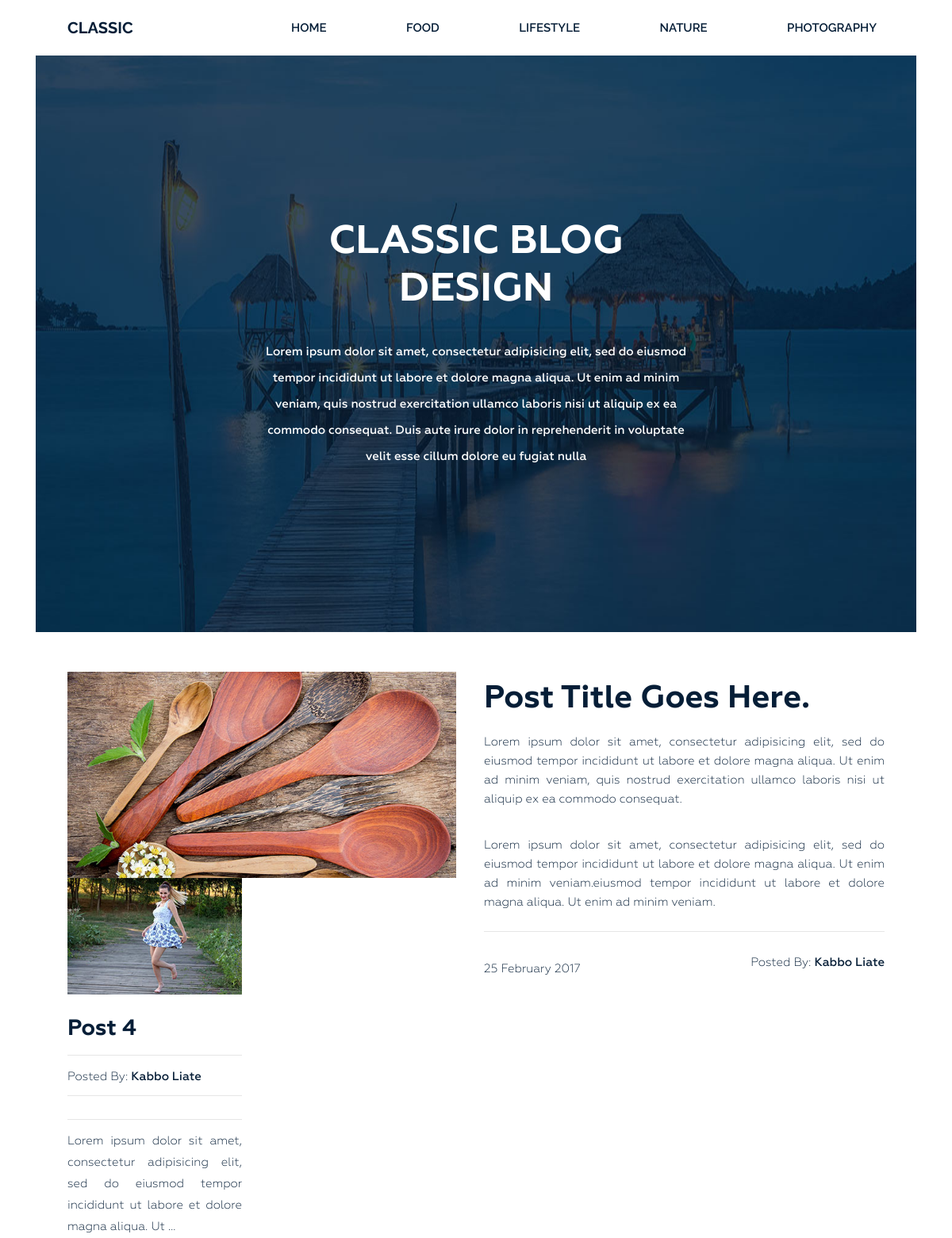
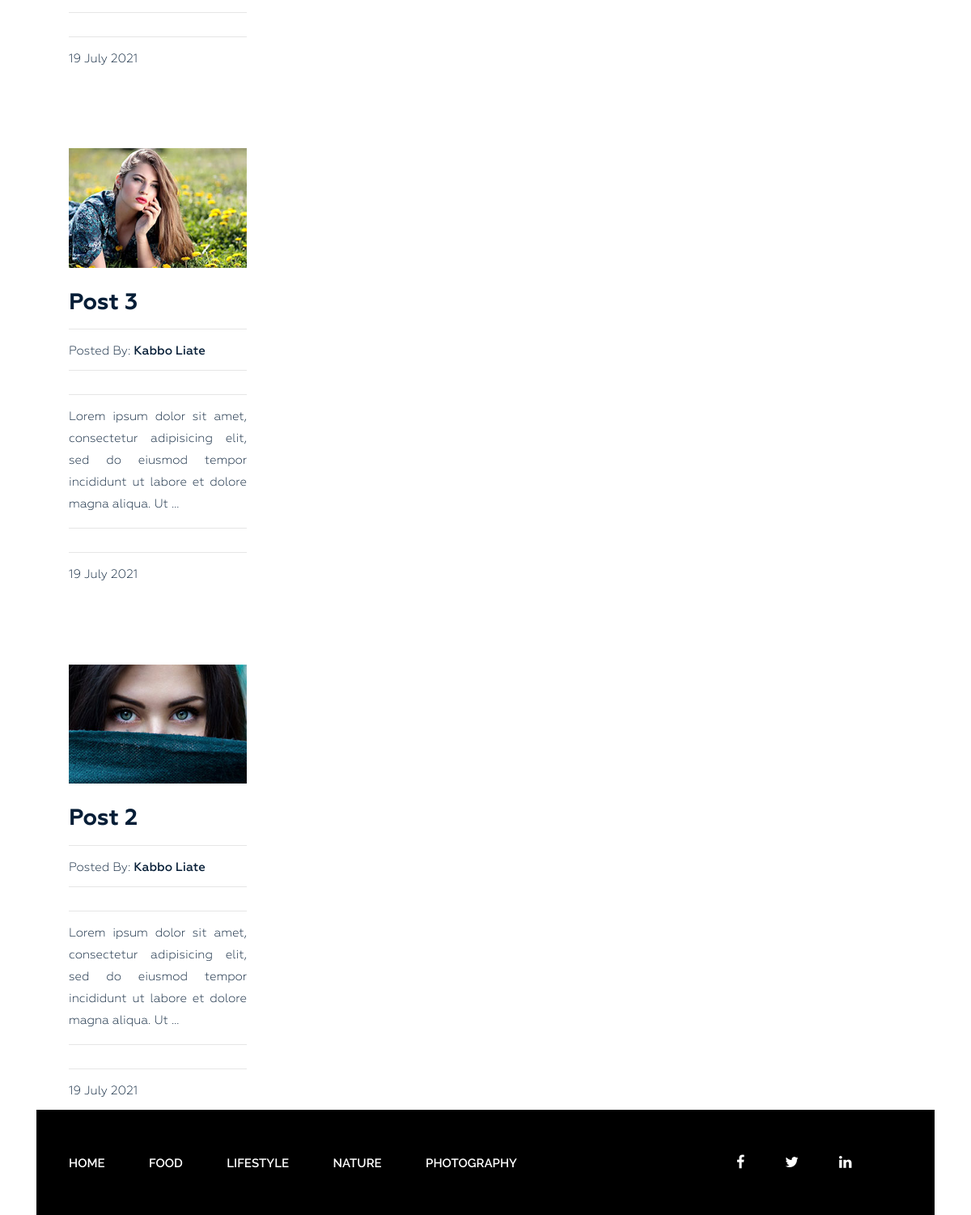
The page /tag/canada/ on the database its author committed (2 pictures, top to bottom).
### blog/models.py (models this page shows, shortened)
class Category(models.Model):
    title = models.CharField(max_length=50)
    slug = models.SlugField(max_length=50, unique=True)
    def get_absolute_url(self):
        return reverse("category", kwargs={"slug": self.slug})
    class Meta:
        ordering = ['title']
        verbose_name_plural = 'Categories'

class Post(models.Model):
    title = models.CharField(max_length=255)
    slug = models.SlugField(max_length=255, unique=True)
    author = models.CharField(max_length=100)
    content = models.TextField(blank=True)
    created_at = models.DateTimeField(auto_now_add=True)
    photo = models.ImageField(upload_to='photos/%Y/%m/%d/', blank=True)
    views = models.IntegerField(default=0)
    category = models.ForeignKey(Category, on_delete=models.PROTECT, related_name='posts')
    tags = models.ManyToManyField(Tag, blank=True, related_name='posts')
    class Meta:
        ordering = ['-created_at']
    def get_absolute_url(self):
        return reverse("post", kwargs={"slug": self.slug})

### blog/views.py (the view)
# urls.py: path('tag/<str:slug>/', PostsByTag.as_view(), name='tag'),
class PostsByTag(ListView):
    template_name = 'blog/tag.html'
    context_object_name = 'posts'
    paginate_by = 4
    allow_empty = False
    def get_queryset(self):
        return Post.objects.filter(tags__slug=self.kwargs['slug'])
    def get_context_data(self, **kwargs):
        context = super().get_context_data(**kwargs)
        context['title'] = 'Posts by tag ' + str(Tag.objects.get(slug=self.kwargs['slug']))
        return context

### blog/models.py (called while the page is built)
    def __str__(self):
        return self.title

### blog/templatetags/menu.py (called while the page is built)
@register.inclusion_tag('blog/menu_tpl.html')
def show_menu(menu_class='menu'):
    categories = Category.objects.all()
    return {"categories": categories, "menu_class": menu_class}

### blog/templates/blog/tag.html (shortened to what this page needs)
{% extends 'base.html' %}
{% load static %}
{% block content %}
<section class="bg-text-area">
    <div class="container">
        <div class="row">
            <div class="col-md-12">
                <div class="bg-text">
                    <h3>Classic BLOG Design</h3>
                    <p>Lorem ipsum dolor sit amet, consectetur adipisicing elit, sed do eiusmod tempor incididunt ut
                        labore et dolore magna aliqua. Ut enim ad minim veniam, quis nostrud exercitation ullamco
                        laboris nisi ut aliquip ex ea commodo consequat. Duis aute irure dolor in reprehenderit in
                        voluptate velit esse cillum dolore eu fugiat nulla </p>
                </div>
            </div>
        </div>
    </div>
</section>
<section class="blog-post-area">
    <div class="container">
        <div class="row">
            <div class="blog-post-area-style">
                <div class="col-md-12">
                    <div class="single-post-big">
                        <div class="big-image">
                            <img src="{% static 'img/post-image1.jpg' %}" alt="">
                        </div>
                        <div class="big-text">
                            <h3><a href="#">Post Title Goes Here.</a></h3>
                            <p>Lorem ipsum dolor sit amet, consectetur adipisicing elit, sed do eiusmod tempor
                                incididunt ut labore et dolore magna aliqua. Ut enim ad minim veniam, quis nostrud
                                exercitation ullamco laboris nisi ut aliquip ex ea commodo consequat.</p>
                            <p>Lorem ipsum dolor sit amet, consectetur adipisicing elit, sed do eiusmod tempor
                                incididunt ut labore et dolore magna aliqua. Ut enim ad minim veniam.eiusmod tempor
                                incididunt ut labore et dolore magna aliqua. Ut enim ad minim veniam.</p>
                            <h4><span class="date">25 February 2017</span><span class="author">Posted By: <span
                                        class="author-name">Kabbo Liate</span></span>
                            </h4>
                        </div>
                    </div>
                </div>
                {% for post in posts %}
                <div class="col-md-3">
                    <div class="single-post">
                        {% if post.photo %}
                        <img src="{{ post.photo.url }}" alt="{{ post.title }}">
                        {% else %}
                        <img src="https://picsum.photos/id/1060/300/201/?blur=2" alt="{{ post.title }}">
                        {% endif %}
                        <h3><a href="{{ post.get_absolute_url }}">{{ post.title }}</a></h3>
                        <h4><span>Posted By: <span class="author-name">{{ post.author }}</span></span>
                        </h4>
                        <p>{{ post.content|truncatewords_html:20|safe }}</p>
                        <h4><span>{{ post.created_at|date:"j F Y" }}</span></h4>
                    </div>
                </div>
                {% endfor %}
            </div>
        </div>
    </div>
</section>
{% endblock content %}

### static/style.css (style rules this page uses)
.wrapper header.header .menu { margin: 0 }
.wrapper header.header .menu ul { float: right; margin: 0; padding: 0; margin-right: 4px; }
.wrapper header.header .menu ul li { display: inline-block; list-style: outside none none; margin: 0 -4px 0 0; }
.wrapper header.header .menu ul li a { color: rgb(6, 30, 55); font-family: "Raleway", sans-serif; font-size: 15px; font-weight: 600; line-height: 70px; padding: 26px 50px; text-decoration: none; text-transform: uppercase; }
.wrapper section.bg-text-area .bg-text { background-image: url(img/bg-iamges.jpg); background-size: 100% 100%; padding: 205px 280px; }
.wrapper section.bg-text-area .bg-text h3 { color: #fff; font-family: Geometria; font-size: 50px; font-weight: 700; text-align: center; text-transform: uppercase; margin: 0; }
.wrapper section.bg-text-area .bg-text p { color: #fff; font-family: Geometria; font-size: 15px; font-weight: 500; line-height: 33px; margin: 32px 0 0; text-align: center; }
section.blog-post-area { margin-top: 50px; }
section.blog-post-area .big-image { float: left; width: 50%; padding-right: 35px; }
section.blog-post-area .big-text { float: right; width: 50%; padding-right: 20px; }
section.blog-post-area img { width: 100%; }
section.blog-post-area .big-text h3 { margin: 10px 0 0; }
section.blog-post-area .big-text h3 a { font-family: Geometria; font-weight: 700; font-size: 40px; color: #061e37; text-decoration: none; }
section.blog-post-area .big-text p { color: #061e37; font-family: Geometria; font-size: 15px; font-weight: 400; line-height: 24px; padding-top: 18px; text-align: justify; text-decoration: none; }
section.blog-post-area .big-text h4 { margin-top: 25px; padding-top: 30px; position: relative; }
section.blog-post-area .big-text h4::before { background: #e6e6e6 none repeat scroll 0 0; content: ""; height: 1px; position: absolute; top: 0; width: 100%; }
section.blog-post-area .single-post { padding-right: 20px; margin: 100px 0px 0px; }
section.blog-post-area h4 span { font-family: Geometria; font-weight: 400; font-size: 15px; color: #061e37; text-decoration: none; }
section.blog-post-area .big-text h4 span.author { float: right }
section.blog-post-area h4 span.author-name { font-weight: 500; }
.blog-post-area .single-post h3 a { font-family: Geometria; font-size: 28px; font-weight: 700; text-decoration: none; color: #061e37; }
.blog-post-area .single-post p { color: #061e37; font-family: Geometria; font-size: 15px; font-weight: 400; line-height: 27px; padding-top: 14px; position: relative; text-align: justify; }
.blog-post-area .single-post h4 { margin-bottom: 12px; padding-top: 10px; position: relative; }
.blog-post-area .single-post h4::before { background: #e6e6e6 none repeat scroll 0 0; content: ""; height: 1px; position: absolute; top: 0; width: 100%; }
.blog-post-area .single-post p::before { background: #e6e6e6 none repeat scroll 0 0; content: ""; height: 1px; position: absolute; top: 0; width: 100%; }
.blog-post-area .single-post h3 { margin: 25px 0 15px; }
.blog-post-area .blog-post-area-style { margin: 0 20px 0 40px; }
.wrapper footer.footer .footer-menu { margin: 0 }
.wrapper footer.footer .footer-menu ul { line-height: 130px; margin: 0; padding: 0; }
.wrapper footer.footer .footer-menu ul li { display: inline; list-style: outside none none; margin: 0; padding: 30px 0px; }
.wrapper footer.footer .footer-menu ul li a { color: #fff; font-family: "Raleway", sans-serif; font-size: 15px; font-weight: 600; line-height: 70px; margin-left: 40px; padding: 26px 10px 26px 0; text-decoration: none; text-transform: uppercase; }

### rows shown on the page
Category: title "FOOD"
Category: title "LIFESTYLE"
Category: title "NATURE"
Category: title "PHOTOGRAPHY"
Post: photo (picture), title "Post 4", author "Kabbo Liate", content "Lorem ipsum dolor sit amet, consectetur adipisicing elit, sed do eiusmod tempor incididunt ut labore et dolore magna aliqua. Ut …", created_at "19 July 2021"
Post: photo (picture), title "Post 3", author "Kabbo Liate", content "Lorem ipsum dolor sit amet, consectetur adipisicing elit, sed do eiusmod tempor incididunt ut labore et dolore magna aliqua. Ut …", created_at "19 July 2021"
Post: photo (picture), title "Post 2", author "Kabbo Liate", content "Lorem ipsum dolor sit amet, consectetur adipisicing elit, sed do eiusmod tempor incididunt ut labore et dolore magna aliqua. Ut …", created_at "19 July 2021"
